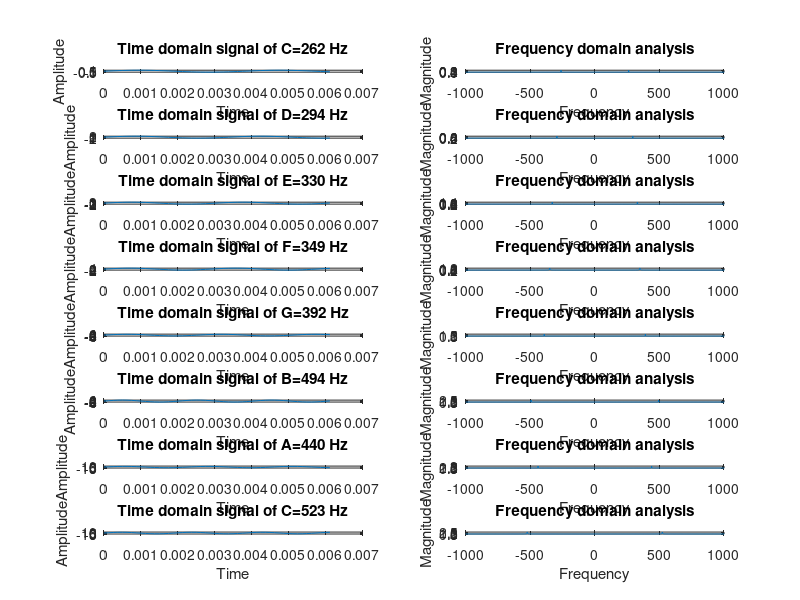

This chart was generated by the following MATLAB code: (Note: this script raises an error after producing the figure.)
%% Expriment No: 3 (b)

%{
     Name: Smit Shah
     PRN: 17070123090
     Batch: EB-2

     Date: 12-08-19
%}

clc;
clear all;
close all;

%% Q2. Run piano.m file in MATLAB. Change Fs=600Hz. Calculate the aliased frequencie for all notes of piano.

BB=[];
A=440;
j=0;
for i=-9:3
    j=j+1;
B=2^(i/12);
AA=440*B;
BB=[BB round(AA)];
end
C=BB(1);
D=BB(3);
E=BB(5);
F=BB(6);
G=BB(8);
B=BB(12);
CC=BB(13);
freq=[C D E F G B A CC];
freq_str=['C' 'D' 'E' 'F' 'G' 'B' 'A' 'CC'];
% period=ceil((1./freq)*1000000);
% tone=ceil(period/2.5);
freq_max=max(freq);
Fs1=8000;
Ts=1/Fs1;
t=0:Ts:0.5;
r=0;
for i=1:length(freq)
s = (i)*sin(2*pi*freq(i)*t);
sound(s)
pause(0.5)
N=length(s);
c = fft(s)/N;            
y=fftshift(c);
p = abs(y);         
f = (-N/2:1:N/2-1)*Fs1/N;    
if (i<=8)
subplot(8,2,i*2-1)
plot(t(1:50),s(1:50))
xlabel('Time');
ylabel('Amplitude');
title(['Time domain signal of' ' ' freq_str(i) '=' num2str(freq(i)) ' ' 'Hz']);
subplot(8,2,i*2)
plot(f,p)
axis([-1000 1000 0 max(p)])
xlabel('Frequency');
ylabel('Magnitude');
title('Frequency domain analysis');
else
r=r+1;
subplot(8,2,r*2-1)
plot(t(1:100),s(1:100))
xlabel('Time');
ylabel('Amplitude');
title(['Time domain signal of' ' ' freq_str(i) '=' num2str(freq(i)) ' ' 'Hz']);
subplot(8,2,r*2)
plot(f,p)
axis([-1000 1000 0 max(p)])
xlabel('Frequency');
ylabel('Magnitude');
title('Frequency domain analysis');
end 
end

%{
pause(1)

EE=[C C G G A A G F F E E D D C G G F F E E D G G F F E E D];
figure;

for k=1:length(EE)
s2 = 2*sin(2*pi*EE(k)*t);
sound(s2)
pause(0.5)
if (mod(k,7)==0)
    pause(0.3)
end
N2=length(s2);
c2 = fft(s2)/N2;            
y2=fftshift(c2);
p2 = abs(y2);         
f2 = (-N2/2:1:N2/2-1)*Fs1/N2;  
subplot(211)
plot(f2,p2)
axis([-1000 1000 0 1])
hold on
xlabel('Frequency');
ylabel('Magnitude');
title('Frequency domain analysis');
subplot(212)
plot(t(1:50),s2(1:50))
hold on
xlabel('Time');
ylabel('Amplitude');
title('Time domain signal');
end
%}

figure 
x=imread('fs_8000.PNG');
x=imresize(x, [512 900]);
imshow(x)
title('fs=8000')
figure
y=imread('fs_600.PNG');
y=imresize(y, [512 900]);
imshow(y)
title('fs=600')

%% Observation

%{
    In this experiment we have observed that, the frequrncies are aliased
    after F=330Hz. This is because of the folding frequency, i.e. F>(Fs/2),
    so the frequencies will be aliased after that frequency only. And it
    will aliase at the rate of F-Fs. So, the new aliased frequency for
    F=330Hz will be F'=270Hz.
%}

%% Conclusion

%{
    In this experiments, first we saw how aliasing occurs due to change in
    frequencies, i.e. if Fs>2Fm, the aliasing ocuurs. After that we saw how
    aliasing occurs in piano, i.e. as we change the frequencies, the
    aliasing occurs, as you see here Fs=8000, and so if we take value of Fs
    as 600, then the aliasing occurs.
%}